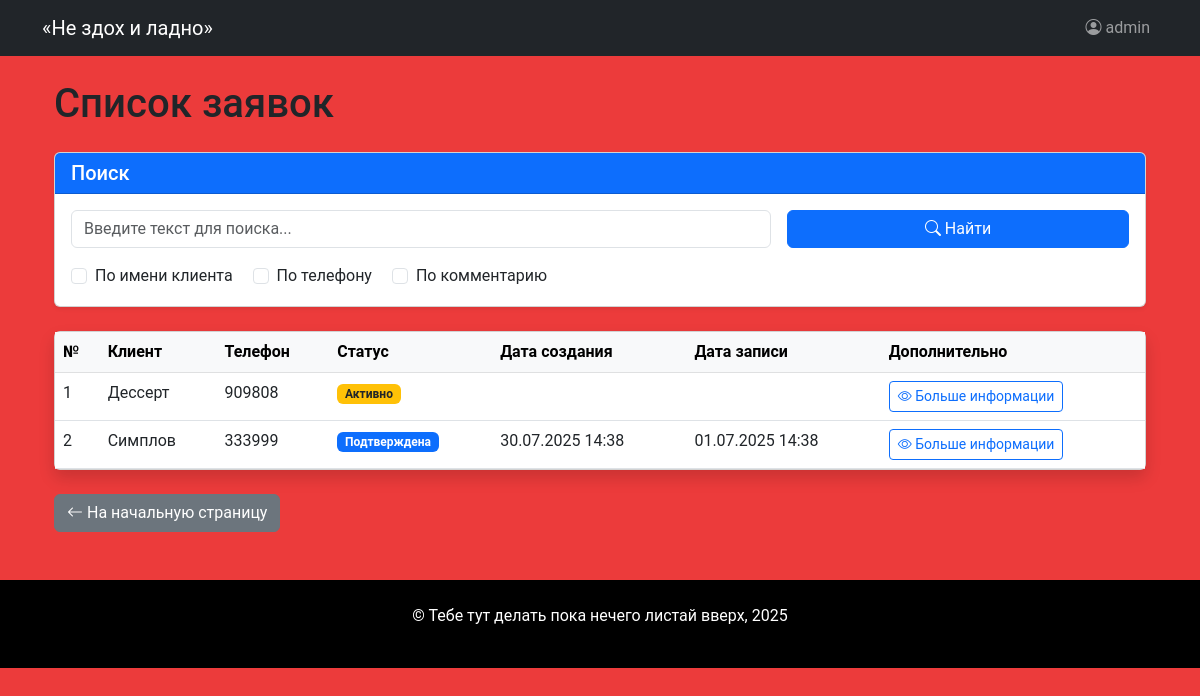
The page /orders/ (signed in) on the database as committed earlier.
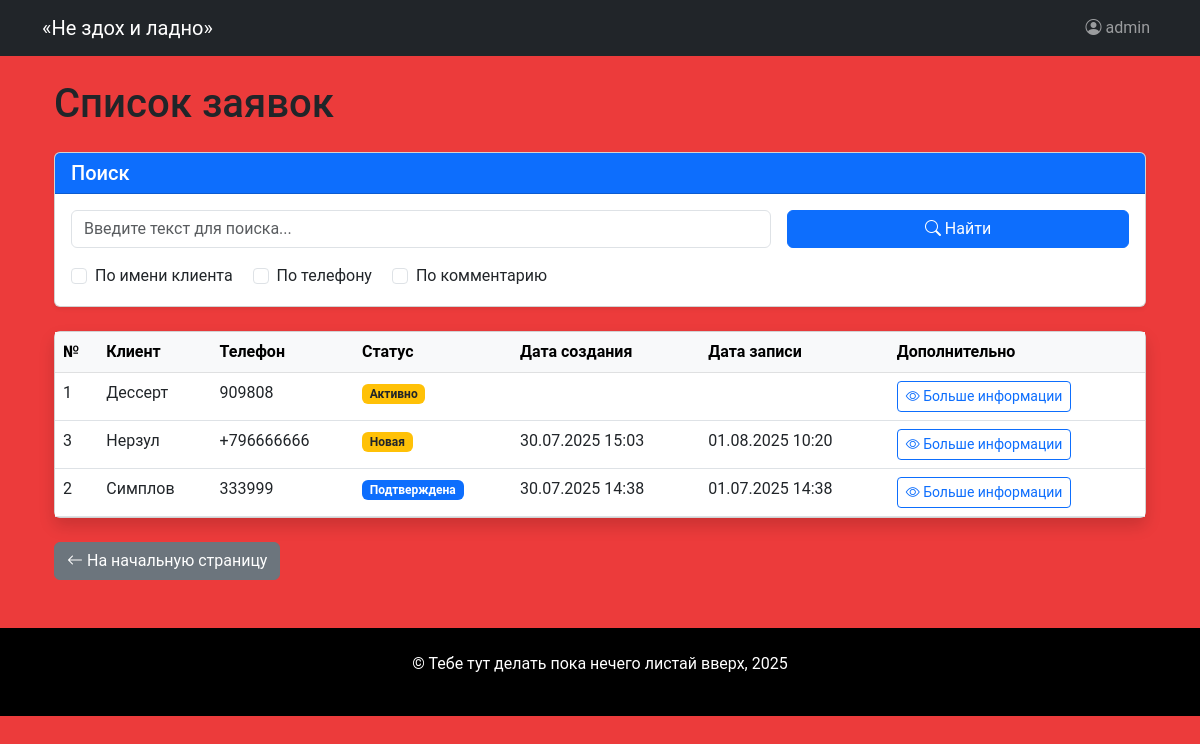
The same page on the database as committed later.
### core/models.py (models this page shows, shortened)
class Order(models.Model):
    STATUS_CHOICES = [
        ('not_approved', 'Не подтверждена'),
        ('new', 'Новая'),
        ('confirmed', 'Подтверждена'),
        ('cancelled', 'Отменена'),
        ('completed', 'Выполнена')
    ]
    client_name = models.CharField(max_length=100, verbose_name="Имя клиента")
    phone = models.CharField(max_length=20, verbose_name="Телефон")
    comment = models.TextField(blank=True, verbose_name="Комментарий")
    status = models.CharField (
        max_length=50,
        choices=STATUS_CHOICES,
        default="not_approved",
        verbose_name="Статус")
    date_created = models.DateTimeField(auto_now_add=True, verbose_name="Дата создания")
    date_updated = models.DateTimeField(null=True, auto_now=True, verbose_name="Дата обновления")
    master = models.ForeignKey(
        "Master",
        on_delete=models.SET_NULL,
        null=True,
        blank=True,
        verbose_name="Мастер")
    services = models.ManyToManyField(
        "Service",
        related_name="orders",
        verbose_name="Услуги"
    )
    appointment_date = models.DateTimeField(verbose_name="Дата и время записи")

### core/views.py (the view, shortened to what this page needs)
# urls.py: path('orders/', orders_list, name='orders_list'),
@login_required
def orders_list(request):
    orders = Order.objects.all().order_by('-date_created')
    query = request.GET.get('query', '')
    search_client_name = 'search_client_name' in request.GET
    search_phone = 'search_phone' in request.GET
    search_comment = 'search_comment' in request.GET
    return render(request, 'orders_list.html', {
        'orders': orders,
        'query': query,
        'search_client_name': search_client_name,
        'search_phone': search_phone,
        'search_comment': search_comment
    })

### core/context_processors.py (called while the page is built)
def menu_barbershop(request):
    menu_context = [
        {"name": "Главная", "url": reverse("landing")},
        {"name": "О нас", "url": reverse("landing") + "#about"},
        {"name": "Преимущества", "url": reverse("landing") + "#benefits"},
        {"name": "Мастера", "url": reverse("landing") + "#masters"},
        {"name": "Услуги", "url": reverse("landing") + "#services"},
        {"name": "Запись", "url": reverse("landing") + "#booking"},
    ]
    return menu_context

### templates/orders_list.html (shortened to what this page needs)
{% extends 'base.html' %}
{% block content %}
<div class="container">
    <h1 class="mb-4">Список заявок</h1>
    <div class="card mb-4 shadow-sm">
        <div class="card-header bg-primary text-white">
            <h5 class="mb-0">Поиск</h5>
        </div>
        <div class="card-body">
            <form method="get" class="row g-3">
                <div class="col-md-8">
                    <input type="text" name="query" class="form-control"
                        placeholder="Введите текст для поиска..."
                        value="{{ request.GET.query }}">
                </div>
                <div class="col-md-4">
                    <button type="submit" class="btn btn-primary w-100">
                        <i class="bi bi-search"></i> Найти
                    </button>
                </div>
                <div class="col-12">
                    <div class="form-check form-check-inline">
                        <input class="form-check-input" type="checkbox"
                            name="search_client_name" id="search_client_name"
                            {% if request.GET.search_client_name %}checked{% endif %}>
                        <label class="form-check-label" for="search_client_name">
                            По имени клиента
                        </label>
                    </div>
                    <div class="form-check form-check-inline">
                        <input class="form-check-input" type="checkbox"
                            name="search_phone" id="search_phone"
                            {% if request.GET.search_phone %}checked{% endif %}>
                        <label class="form-check-label" for="search_phone">
                            По телефону
                        </label>
                    </div>
                    <div class="form-check form-check-inline">
                        <input class="form-check-input" type="checkbox"
                            name="search_comment" id="search_comment"
                            {% if request.GET.search_comment %}checked{% endif %}>
                        <label class="form-check-label" for="search_comment">
                            По комментарию
                        </label>
                    </div>
                </div>
            </form>
        </div>
    </div>
    <div class="card shadow">
        <div class="card-body p-0">
            <div class="table-responsive">
                <table class="table table-hover mb-0">
                    <thead class="table-light">
                        <tr>
                            <th>№</th>
                            <th>Клиент</th>
                            <th>Телефон</th>
                            <th>Статус</th>
                            <th>Дата создания</th>
                            <th>Дата записи</th>
                            <th>Дополнительно</th>
                        </tr>
                    </thead>
                    <tbody>
                        {% for order in orders %}
                        <tr>
                            <td>{{ order.id }}</td>
                            <td>{{ order.client_name }}</td>
                            <td>{{ order.phone }}</td>
                            <td>
                                <span class="badge
                                    {% if order.status == 'completed' %}bg-success
                                    {% elif order.status == 'cancelled' %}bg-danger
                                    {% elif order.status == 'confirmed' %}bg-primary
                                    {% else %}bg-warning text-dark{% endif %}">
                                    {{ order.get_status_display }}
                                </span>
                            </td>
                            <td>{{ order.date_created|date:"d.m.Y H:i" }}</td>
                            <td>{{ order.appointment_date|date:"d.m.Y H:i" }}</td>
                            <td>
                                <a href="{% url 'order_detail' pk=order.id %}"
                                    class="btn btn-sm btn-outline-primary">
                                        <i class="bi bi-eye"></i> Больше информации
                                </a>
                            </td>
                        </tr>
                        {% endfor %}
                    </tbody>
                </table>
            </div>
        </div>
    </div>
    <div class="mt-4">
        <a href="{% url 'landing' %}" class="btn btn-secondary">
            <i class="bi bi-arrow-left"></i> На начальную страницу
        </a>
    </div>
</div>
{% endblock %}

### templates/base.html (shortened to what this page needs)
<!DOCTYPE html>
{% load static %}
<html lang="ru">
<head>
    <link href="https://cdn.jsdelivr.net/npm/bootstrap@5.3.0/dist/css/bootstrap.min.css" rel="stylesheet">
    <link rel="stylesheet" href="https://cdn.jsdelivr.net/npm/bootstrap-icons@1.10.0/font/bootstrap-icons.css">
    <link rel="stylesheet" href="{% static 'css/main.css' %}">
</head>
<body>
    {% block header %}
    <header>
        {% include 'includes/menu.html' %}
    </header>
    {% endblock header %}
    <main class="container my-4">
        {% block content %}
        {% endblock %}
    </main>
    {% block footer %}
        <footer class="bg-black text-white py-4 mt-5">
            <div class="container text-center">
                <p>&copy; Тебе тут делать пока нечего листай вверх, {% now "Y" %}</p>
            </div>
        </footer>
    {% endblock %}
</body>
</html>

### templates/includes/menu.html (shortened to what this page needs)
<nav class="navbar navbar-expand-lg navbar-dark bg-dark">
    <div class="container">
        <a class="navbar-brand" href="{% url 'landing' %}">«Не здох и ладно»</a>
        <div class="collapse navbar-collapse" id="navbarNav">
            {% if user.is_authenticated %}
            <ul class="navbar-nav">
                <li class="nav-item">
                    <a class="nav-link" href="#">
                        <i class="bi bi-person-circle"></i> {{ user.username }}
                    </a>
                </li>
            </ul>
            {% endif %}
        </div>
    </div>
</nav>

### static/css/main.css (style rules this page uses)
body { background-color: #ea1e1ede; font-family: "Roboto", sans-serif; }

Rows that differ between the two databases and show on the page:
added Order: id "3", client_name "Нерзул", phone "+796666666", status "Новая", date_created "30.07.2025 15:03", appointment_date "01.08.2025 10:20"
